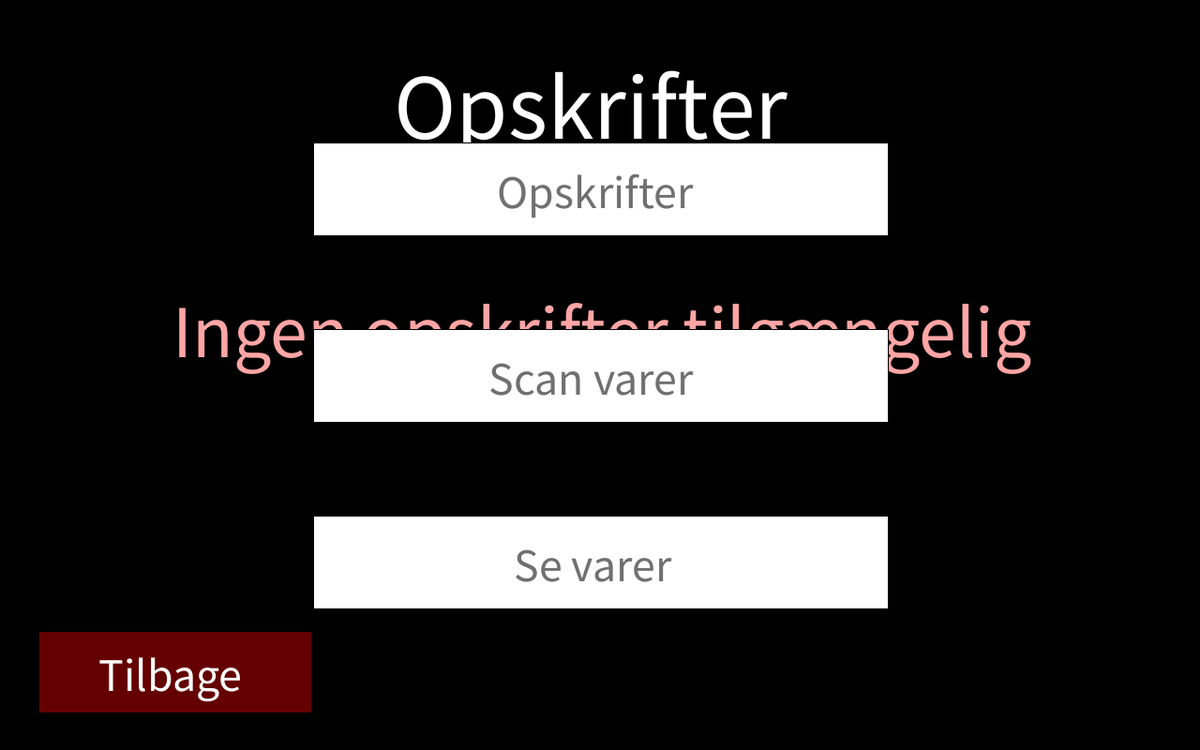
Frame 1 (no input)
Frame 60 (the mouse pressed at the canvas centre just before this capture): identical to frame 1, image omitted
Frame 120 (the mouse held since frame 60 and released just before this capture): identical to frame 1, image omitted

The Processing sketch that drew this single still picture (run headless with seeded random() and noise(); from frame 60 on, the mouse is pressed at the canvas centre):

// Processing sketch: Aftensmadarbejdestitel
// ── Aftensmadarbejdestitel.pde
boolean Opsktifter = false;

void setup() {
  size(1280, 800);
  background(0); 
  
  Opskrifter();
}

void draw() {
  ///////////////
  // KAPITEL I //
  //  FORSIDE  //
  ///////////////
  
  //OPSKRIFTER
  fill(255);
  rect (334,152,613,99);
      //tekst
  textSize(50);
  fill(112);
  text("Opskrifter", 530, 222);
  
    //SCAN VARER
  fill(255);
  rect (334,351,613,99);
      //tekst
  fill(112);
  text("Scan varer", 521, 421);
  
    //SE VARER
  fill(255);
  rect (334,550,613,99);
      //tekst
  fill(112);
  text("Se varer", 548, 620);
  
  ////////////////
  // KAPITEL II //
  // OPSKRIFTER //
  ////////////////
  
}

void Opskrifter() {
    
    //TITEL
  textSize(100);
  fill(255);
  text("Opskrifter", 420, 148);
  
    //INDHOLD
  textSize(80);
  fill(255, 165, 165);
  text("Ingen opskrifter tilgængelig", 184, 381);
  
    //KNAPPER
      //tilbage
  fill(100, 0, 0); //farve på knap
  rect (41,673,291,87);
  fill(255); //farve på tekst
  textSize(50);
  text("Tilbage", 105, 737);
  
}

void mouseClicked() {
  
}
